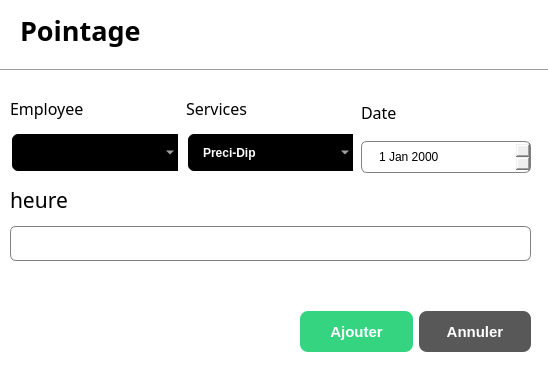
<?xml version="1.0" encoding="UTF-8"?>
<ui version="4.0">
 <class>EmployesDialog</class>
 <widget class="QDialog" name="EmployesDialog">
  <property name="geometry">
   <rect>
    <x>0</x>
    <y>0</y>
    <width>548</width>
    <height>371</height>
   </rect>
  </property>
  <property name="windowTitle">
   <string>Dialog</string>
  </property>
  <property name="styleSheet">
   <string notr="true">QDialog{
 
	background-color:white;
}

QLineEdit{
  border: 1px solid gray;
  border-radius: 6px;
  padding-left: 15px;
  height: 35px;
}

QDateEdit{
   border: 1px solid gray;
  border-radius: 6px;
  padding-left: 15px;
  height: 30px;
  
}
QComboBox{
     border: 2px solid white;
     border-radius: 8px;
     padding :1px  18px  1px  3px ;
     background-color:black;
	 color: rgb(255, 255, 255);
     height: 35px;
     padding-left: 15px;
     font-weight:bold;
     selection-background-color: #2980B9;
}</string>
  </property>
  <widget class="Line" name="line">
   <property name="geometry">
    <rect>
     <x>0</x>
     <y>60</y>
     <width>551</width>
     <height>20</height>
    </rect>
   </property>
   <property name="orientation">
    <enum>Qt::Orientation::Horizontal</enum>
   </property>
  </widget>
  <widget class="QLabel" name="label">
   <property name="geometry">
    <rect>
     <x>20</x>
     <y>10</y>
     <width>241</width>
     <height>41</height>
    </rect>
   </property>
   <property name="font">
    <font>
     <family>Century Gothic</family>
     <pointsize>20</pointsize>
     <bold>true</bold>
    </font>
   </property>
   <property name="text">
    <string>Pointage</string>
   </property>
  </widget>
  <widget class="QWidget" name="layoutWidget">
   <property name="geometry">
    <rect>
     <x>10</x>
     <y>90</y>
     <width>521</width>
     <height>171</height>
    </rect>
   </property>
   <layout class="QVBoxLayout" name="verticalLayout_8">
    <item>
     <layout class="QHBoxLayout" name="horizontalLayout">
      <item>
       <layout class="QVBoxLayout" name="verticalLayout_5">
        <item>
         <widget class="QLabel" name="label_6">
          <property name="font">
           <font>
            <family>Century Gothic</family>
            <pointsize>12</pointsize>
           </font>
          </property>
          <property name="text">
           <string>Employee</string>
          </property>
         </widget>
        </item>
        <item>
         <widget class="QComboBox" name="employee_comboBox"/>
        </item>
       </layout>
      </item>
      <item>
       <layout class="QVBoxLayout" name="verticalLayout_6">
        <item>
         <widget class="QLabel" name="label_7">
          <property name="font">
           <font>
            <family>Century Gothic</family>
            <pointsize>12</pointsize>
           </font>
          </property>
          <property name="text">
           <string>Services </string>
          </property>
         </widget>
        </item>
        <item>
         <widget class="QComboBox" name="poi_services_comboBox">
          <item>
           <property name="text">
            <string>Preci-Dip</string>
           </property>
          </item>
          <item>
           <property name="text">
            <string>Cellduc</string>
           </property>
          </item>
          <item>
           <property name="text">
            <string>CMS</string>
           </property>
          </item>
          <item>
           <property name="text">
            <string>4Energy</string>
           </property>
          </item>
          <item>
           <property name="text">
            <string>Qualite</string>
           </property>
          </item>
          <item>
           <property name="text">
            <string>CMS</string>
           </property>
          </item>
          <item>
           <property name="text">
            <string/>
           </property>
          </item>
         </widget>
        </item>
       </layout>
      </item>
      <item>
       <layout class="QVBoxLayout" name="verticalLayout_7">
        <item>
         <widget class="QLabel" name="label_8">
          <property name="font">
           <font>
            <family>Century Gothic</family>
            <pointsize>12</pointsize>
           </font>
          </property>
          <property name="text">
           <string>Date </string>
          </property>
         </widget>
        </item>
        <item>
         <widget class="QDateEdit" name="poi_dob_dateEdit"/>
        </item>
       </layout>
      </item>
     </layout>
    </item>
    <item>
     <layout class="QVBoxLayout" name="verticalLayout_3">
      <item>
       <widget class="QLabel" name="label_4">
        <property name="font">
         <font>
          <family>Century Gothic</family>
          <pointsize>16</pointsize>
         </font>
        </property>
        <property name="text">
         <string>heure</string>
        </property>
       </widget>
      </item>
      <item>
       <widget class="QLineEdit" name="heuresTravailles_lineEdit">
        <property name="minimumSize">
         <size>
          <width>0</width>
          <height>35</height>
         </size>
        </property>
        <property name="maximumSize">
         <size>
          <width>16777215</width>
          <height>35</height>
         </size>
        </property>
        <property name="sizeIncrement">
         <size>
          <width>0</width>
          <height>0</height>
         </size>
        </property>
       </widget>
      </item>
     </layout>
    </item>
   </layout>
  </widget>
  <widget class="QWidget" name="layoutWidget">
   <property name="geometry">
    <rect>
     <x>300</x>
     <y>310</y>
     <width>231</width>
     <height>43</height>
    </rect>
   </property>
   <layout class="QHBoxLayout" name="horizontalLayout_2">
    <item>
     <widget class="QPushButton" name="saveemployee_btn">
      <property name="minimumSize">
       <size>
        <width>0</width>
        <height>41</height>
       </size>
      </property>
      <property name="styleSheet">
       <string notr="true">QPushButton{
  background-color:#34D481;
color:white;
border: none;
border-radius:8px;
font-weight:bold;
font-size:15px;

}</string>
      </property>
      <property name="text">
       <string>Ajouter</string>
      </property>
     </widget>
    </item>
    <item>
     <widget class="QPushButton" name="cancle_btn">
      <property name="minimumSize">
       <size>
        <width>0</width>
        <height>41</height>
       </size>
      </property>
      <property name="styleSheet">
       <string notr="true">QPushButton{
  background-color:#585858;
color:white;
border: none;
border-radius:8px;
font-weight:bold;
font-size:15px;

}</string>
      </property>
      <property name="text">
       <string>Annuler</string>
      </property>
     </widget>
    </item>
   </layout>
  </widget>
 </widget>
 <resources/>
 <connections/>
</ui>
